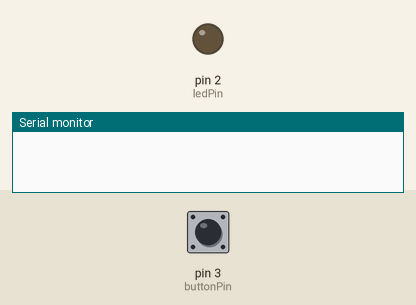
Recording of a sketch running on a simulated Arduino Uno, built with avr-gcc and run on an emulated ATmega328P. Parts: output pins drawn as LEDs (lit = HIGH), the last lines printed to the serial monitor. Inputs (shaded band) come from the test bench; at power-on: pin 3 (buttonPin) HIGH.

Above: at 1.2 s.
1.3 s: pin 3 (buttonPin) pulled LOW for 0.15 s
At 4.3 s:
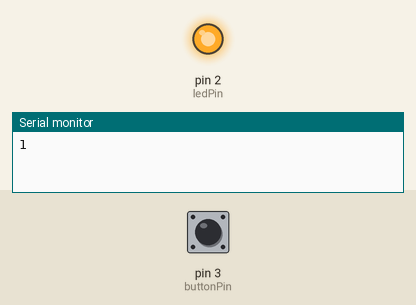
4.4 s: pin 3 (buttonPin) pulled LOW for 1 s
6.9 s: pin 3 (buttonPin) pulled LOW for 3.2 s
At 10.84 s:
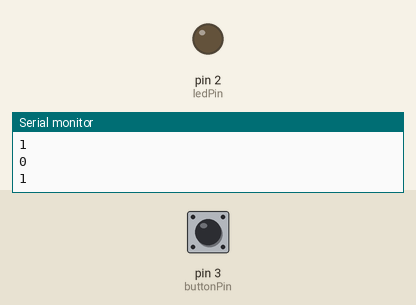
Timing chart, 0 to 19.1 s (numbered marks = the images above; inputs shaded):
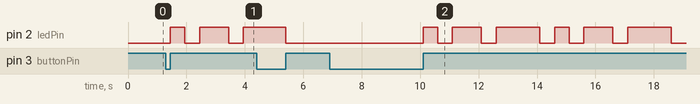

Measured:
- after the input at 1.3 s, pin 2 (ledPin): goes HIGH 0.50 s, LOW 0.50 s, HIGH 1.0 s, LOW 0.50 s, then HIGH, starting after 0.15 s
- after the input at 6.9 s, pin 2 (ledPin): LOW → HIGH after 3.2 s, → LOW 0.50 s later, → HIGH 0.50 s later, → LOW 1.0 s later, … (12 changes in this stretch)

The sketch:

Led_Blink_millis__button.ino
```cpp
//需要把一个按钮一端接d3，一端接地
//需要把led连在d2口
const int ledPin=2;
const int buttonPin=3;
int buttonPinReading=HIGH;
int preButtonPinReading=HIGH;
unsigned long timeStart=0;
boolean button=false;

void setup() {
  Serial.begin(9600);
  // put your setup code here, to run once:
  pinMode(ledPin,OUTPUT);
  pinMode(buttonPin,INPUT_PULLUP);
}

void loop() {
  // put your main code here, to run repeatedly:
  preButtonPinReading=buttonPinReading;
  buttonPinReading=digitalRead(buttonPin);

  if (buttonPinReading==HIGH&&preButtonPinReading==LOW&&millis()-timeStart>500){  //为了让每次按下button的动作只被识别一次，我们需要做很多努力。因为button的数值很多时候会出现误触。当按下按钮，当我们输出按钮引脚的读数，可以看到是000100..01..100,在低电平中总是夹杂着一两个高电平输出。为了去除那些干扰数据，我们需要首先：1、识别电平由低到高的瞬间。（也就是我们释放button的瞬间）2、判断这次与上一次触发的间隔时间。如果间隔时间很短（在这里我设置间隔时间至少是500毫秒），则意味着此次可能是干扰数据。
    timeStart=millis();
    button=!button; //改变按钮的状态。由开--关或者由关--开模式。
    Serial.println(button);
  }

  if (button){//当开关出于开启模式的时候，开始播放led的动画。
    if ((millis()-timeStart)%4500<500){ //这里我们我们需要比较现在的时间与动画开始的时间，来判断处于时间轴哪个位置，led需要怎样去改变状态
      digitalWrite(ledPin,HIGH);
    }
    if ((millis()-timeStart)%4500<1000 && (millis()-timeStart)%4500>=500){
      digitalWrite(ledPin,LOW);
    }
    if ((millis()-timeStart)%4500<2000 && (millis()-timeStart)%4500>=1000){
      digitalWrite(ledPin,HIGH);
    }
    if ((millis()-timeStart)%4500<2500 && (millis()-timeStart)%4500>=2000){
      digitalWrite(ledPin,LOW);
    }
    if ((millis()-timeStart)%4500<4000 && (millis()-timeStart)%4500>=2500){
      digitalWrite(ledPin,HIGH);
    }
    if ((millis()-timeStart)%4500>=4000){
      digitalWrite(ledPin,LOW);
    }
  }
  else{
    digitalWrite(ledPin,LOW);
  }
}
```
